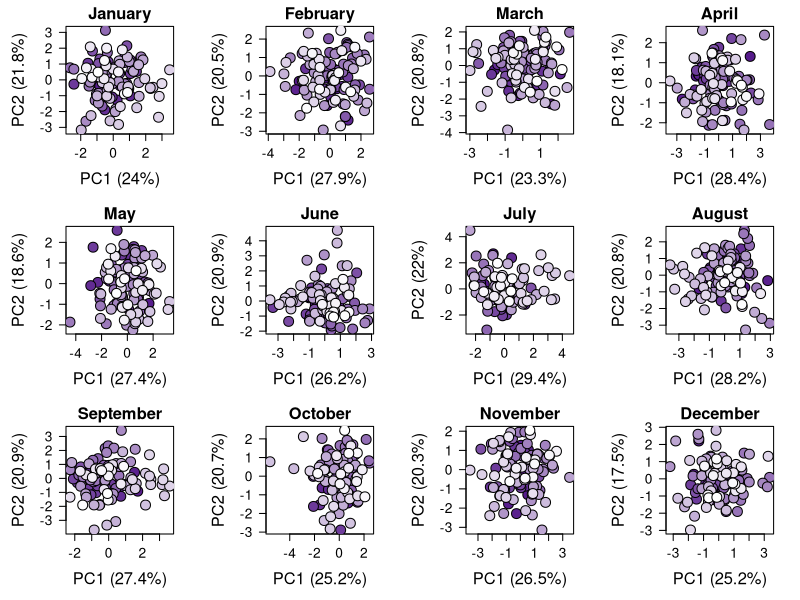

Recreate this plot in R.
##################################################
## sequoia_climate_pca_plot.R
##################################################

## JPJ 27 i 25
## PURPOSE: to make a PCA showing yearly variation in climate data in the sequoia data
## USAGE: Rscript sequoia_climate_pca_plot.R


## load data and merge climate variables
ppt <- read.csv("BMG_ppt.csv", header=TRUE)
tdmean <- read.csv("BMG_td_mean.csv", header=TRUE)
tmax <- read.csv("BMG_tmax.csv", header=TRUE)
tmean <- read.csv("BMG_tmean.csv", header=TRUE)
tmin <- read.csv("BMG_tmin.csv", header=TRUE)
vpdmax <- read.csv("BMG_vpdmax.csv", header=TRUE)
vpdmin <- read.csv("BMG_vpdmin.csv", header=TRUE)
merged_data <- cbind(ppt[,6], tdmean[,6], tmax[,6], tmin[,6], vpdmax[,6], vpdmin[,6])


## Original try was based on all data, but patterns ruled by differences across months.
## Retry with a separate PCA for each month (LOOPS!!!)


colramp <- colorRampPalette(c("purple4", "white"))
colramp_118 <- colramp(118)

month_list <- c("January", "February", "March", "April", "May", "June", "July", "August", "September", "October", "November", "December")

pdf("sequoia_climate_pca_plot.pdf", height=9, width=12)
#quartz(height=9, width=12)
par(mar=c(5,5,2,2), mfrow=c(3,4))
for (i in 1:12){
	month_sub <- subset(merged_data, ppt[,5]==i)
	month_pc <- prcomp(month_sub, center=TRUE, scale.=TRUE)
	plot(month_pc$x[,1], month_pc$x[,2], type="n", main=month_list[i], cex.main=1.5, cex.lab=1.5, cex.axis=1.25, las=1,
		xlab=paste0("PC1 (", round(summary(month_pc)$importance[2,1]*100,1), "%)"),
		ylab=paste0("PC2 (", round(summary(month_pc)$importance[2,2]*100,1), "%)"))
	for (j in 1:dim(month_sub)[1]) {
		points(month_pc$x[j,1], month_pc$x[j,2], pch=21, bg=colramp_118[j], cex=2)
	}
}
dev.off()
